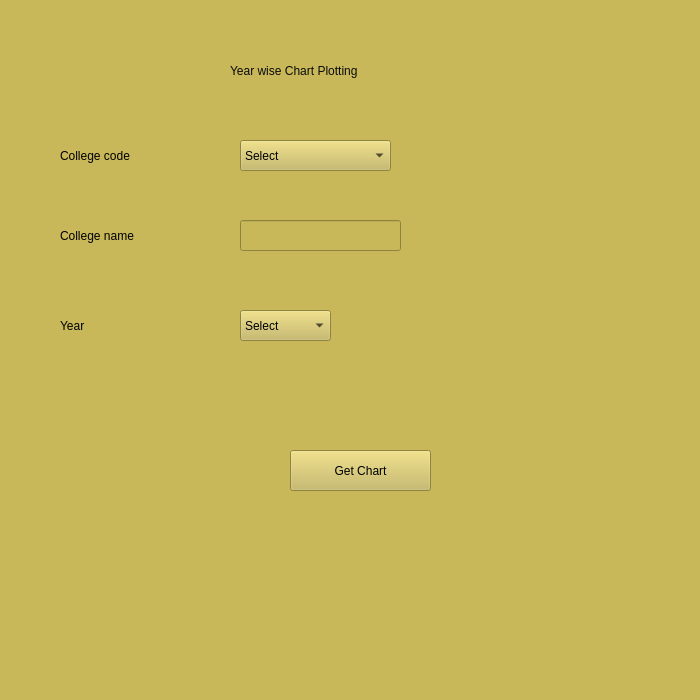
<?xml version="1.0" encoding="UTF-8"?>
<ui version="4.0">
 <class>chartyearwise</class>
 <widget class="QMainWindow" name="chartyearwise">
  <property name="geometry">
   <rect>
    <x>0</x>
    <y>0</y>
    <width>700</width>
    <height>700</height>
   </rect>
  </property>
  <property name="maximumSize">
   <size>
    <width>700</width>
    <height>700</height>
   </size>
  </property>
  <property name="windowTitle">
   <string>Stats yearwise</string>
  </property>
  <property name="windowIcon">
   <iconset resource="yearwise.qrc">
    <normaloff>:/image/images/pexels-photo-261909.jpeg</normaloff>:/image/images/pexels-photo-261909.jpeg</iconset>
  </property>
  <property name="styleSheet">
   <string notr="true">background-color: rgb(200, 184, 90);</string>
  </property>
  <widget class="QWidget" name="centralwidget">
   <widget class="QLabel" name="label">
    <property name="geometry">
     <rect>
      <x>60</x>
      <y>140</y>
      <width>141</width>
      <height>31</height>
     </rect>
    </property>
    <property name="styleSheet">
     <string notr="true">font: 75 14pt &quot;MS Shell Dlg 2&quot;;</string>
    </property>
    <property name="text">
     <string>College code</string>
    </property>
   </widget>
   <widget class="QLabel" name="label_2">
    <property name="geometry">
     <rect>
      <x>60</x>
      <y>220</y>
      <width>141</width>
      <height>31</height>
     </rect>
    </property>
    <property name="styleSheet">
     <string notr="true">font: 14pt &quot;MS Shell Dlg 2&quot;;</string>
    </property>
    <property name="text">
     <string>College name</string>
    </property>
   </widget>
   <widget class="QLabel" name="label_3">
    <property name="geometry">
     <rect>
      <x>60</x>
      <y>310</y>
      <width>81</width>
      <height>31</height>
     </rect>
    </property>
    <property name="styleSheet">
     <string notr="true">font: 14pt &quot;MS Shell Dlg 2&quot;;</string>
    </property>
    <property name="text">
     <string>Year</string>
    </property>
   </widget>
   <widget class="QComboBox" name="cmbcode">
    <property name="geometry">
     <rect>
      <x>240</x>
      <y>140</y>
      <width>151</width>
      <height>31</height>
     </rect>
    </property>
    <property name="styleSheet">
     <string notr="true">font: 14pt &quot;MS Shell Dlg 2&quot;;</string>
    </property>
    <item>
     <property name="text">
      <string>Select</string>
     </property>
    </item>
   </widget>
   <widget class="QComboBox" name="cmbyear">
    <property name="geometry">
     <rect>
      <x>240</x>
      <y>310</y>
      <width>91</width>
      <height>31</height>
     </rect>
    </property>
    <property name="styleSheet">
     <string notr="true">font: 14pt &quot;MS Shell Dlg 2&quot;;</string>
    </property>
    <item>
     <property name="text">
      <string>Select</string>
     </property>
    </item>
   </widget>
   <widget class="QLineEdit" name="txtclgname">
    <property name="geometry">
     <rect>
      <x>240</x>
      <y>220</y>
      <width>161</width>
      <height>31</height>
     </rect>
    </property>
    <property name="styleSheet">
     <string notr="true">font: 14pt &quot;MS Shell Dlg 2&quot;;</string>
    </property>
   </widget>
   <widget class="QPushButton" name="btnsubmit">
    <property name="geometry">
     <rect>
      <x>290</x>
      <y>450</y>
      <width>141</width>
      <height>41</height>
     </rect>
    </property>
    <property name="styleSheet">
     <string notr="true">font: 14pt &quot;MS Shell Dlg 2&quot;;</string>
    </property>
    <property name="text">
     <string>Get Chart</string>
    </property>
   </widget>
   <widget class="QLabel" name="label_4">
    <property name="geometry">
     <rect>
      <x>230</x>
      <y>50</y>
      <width>261</width>
      <height>41</height>
     </rect>
    </property>
    <property name="styleSheet">
     <string notr="true">font: 14pt &quot;MS Shell Dlg 2&quot;;
color: rgb(11, 11, 11);</string>
    </property>
    <property name="text">
     <string>Year wise Chart Plotting</string>
    </property>
   </widget>
  </widget>
  <widget class="QStatusBar" name="statusbar"/>
 </widget>
 <resources>
  <include location="yearwise.qrc"/>
 </resources>
 <connections/>
</ui>
